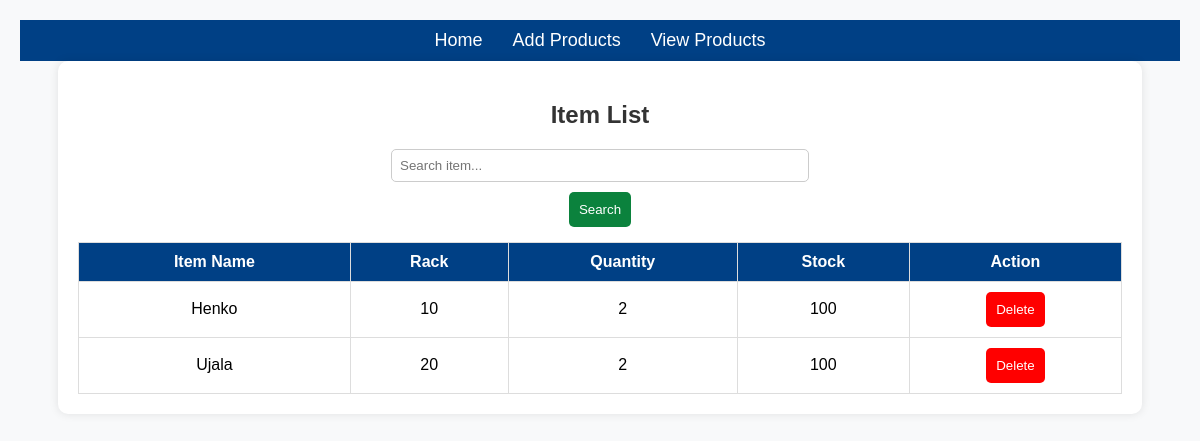
/item_list/, run on the app's committed database.
### app/models.py (models this page shows, shortened)
class Item(models.Model):
    name = models.CharField(max_length=100)
    rack = models.ForeignKey(Rack, on_delete=models.CASCADE)
    datetime_added = models.DateTimeField(auto_now_add=True)
    unit = models.CharField(max_length=50)
    quantity = models.PositiveIntegerField()
    stock = models.PositiveIntegerField()

class Rack(models.Model):
    name = models.CharField(max_length=50, unique=True)

### app/views.py (the view)
# urls.py: path('item_list/', ItemListView.as_view(), name='item_list'),
class ItemListView(View):
    def get(self, request):
        items = Item.objects.all()
        return render(request, 'item_list.html', {'items': items})

### templates/item_list.html (shortened to what this page needs)
<!DOCTYPE html>
<html lang="en">
<head>
</head>
<body>
    <nav>
        <ul>
            <li><a href="{% url 'home' %}">Home</a></li>
            <li><a href="{% url 'add_item' %}">Add Products</a></li>
            <li><a href="{% url 'item_list' %}">View Products</a></li>
        </ul>
    </nav>
    <div class="container">
        <h2>Item List</h2>
        <div class="search-container">
            <input type="text" id="searchInput" placeholder="Search item...">
            <button onclick="searchItem()">Search</button>
        </div>
        <table>
            <thead>
                <tr>
                    <th>Item Name</th>
                    <th>Rack</th>
                    <th>Quantity</th>
                    <th>Stock</th>
                    <th>Action</th>
                </tr>
            </thead>
            <tbody id="tableBody">
                {% for item in items %}
                    <tr>
                        <td>{{ item.name }}</td>
                        <td>{{ item.rack.name }}</td>
                        <td>{{ item.quantity }}</td>
                        <td>{{ item.stock }}</td>
                        <td><button class="delete-btn" onclick="deleteItem({{ item.id }})">Delete</button></td>
                    </tr>
                {% endfor %}
            </tbody>
        </table>
    </div>
</body>
</html>

### templates/item_list.html (style rules this page uses)
body { font-family: Arial, sans-serif; margin: 0; padding: 20px; background-color: #f8f9fa; }
nav { background-color: #004085; padding: 10px; text-align: center; }
nav ul { list-style: none; padding: 0; margin: 0; display: flex; justify-content: center; }
nav ul li { margin: 0 15px; }
nav ul li a { color: white; text-decoration: none; font-size: 18px; }
.container { max-width: 90%; margin: auto; background: white; padding: 20px; border-radius: 10px; box-shadow: 0 0 10px rgba(0, 0, 0, 0.1); }
h2 { text-align: center; color: #333; }
.search-container { display: flex; flex-direction: column; align-items: center; gap: 10px; }
input[type="text"] { width: 100%; max-width: 400px; padding: 8px; border: 1px solid #ccc; border-radius: 5px; }
button { padding: 10px; background-color: rgb(11, 130, 61); color: white; border: none; border-radius: 5px; cursor: pointer; }
.delete-btn { background-color: red; }
table { width: 100%; border-collapse: collapse; margin-top: 15px; }
th, td { padding: 10px; border: 1px solid #ddd; text-align: center; }
th { background-color: #004085; color: white; }

### data on the page
Item: name "Henko", rack.name "10", quantity "2", stock "100"
Item: name "Ujala", rack.name "20", quantity "2", stock "100"
